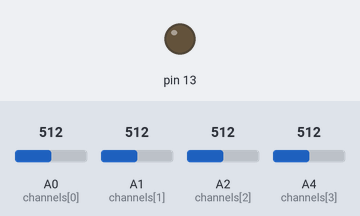
The sketch below on a simulated Arduino Leonardo, built with avr-gcc and run on an emulated ATmega32U4. Shown: output pins drawn as LEDs (lit = HIGH). The inputs (shaded band) are chosen by the test bench; at power-on: A0 (channels[0]) = 512, A1 (channels[1]) = 512, A2 (channels[2]) = 512, A4 (channels[3]) = 512. USB keyboard and mouse output is not drawn; what the sketch prints to the serial monitor is not drawn.

Above: at 12.0 s.
Timing chart, 0 to 13.5 s (numbered marks = the images above):
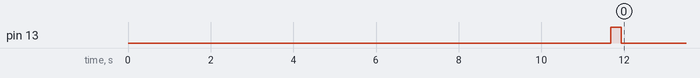

The sketch:

Mario_Kart_BB.ino
```cpp
#include <Keyboard.h>
// if this line is not commented out, print messages to serial monitor instead of sending key events
//#define DEBUG_MODE
// the number of samples for calibration and baseline
#define CALIBRATION_BIN_SIZE 2000 //Time period to run calibration for all channels
#define BASELINE_BIN_SIZE 100 //time period to get baseline voltage of all channels
// ms to wait between sample reads.
// sample rate is imprecise, will be slower if a key event is sent, and will
//   be a bit faster during calibration than during normal operation.
#define SAMPLE_PERIOD 1 //period between channel readings
// the number of bins of training data used to set the channel thresholds
//#define NUM_CALIBRATION_BINS 20
// the number of players
#define NUM_PLAYERS 4
#define NUM_CHANNELS 4
//number of history time points to use for moving average
#define HISTORY_ORDER 25
//threshold buffer (how much higher than the max relaxed EMG to set threshold as)
#define THRESH_BUFFER 10
// the names of the analog input channels, length must be at least NUM_CHANNELS
const uint8_t channels[] = {A0, A1, A2, A4};
// left / right / shoot
// length must be at least NUM_CHANNELS
//char keys[] = {'k', 'm', 'a' ,'z'};
char keys[] = {KEY_UP_ARROW, KEY_DOWN_ARROW, KEY_LEFT_ARROW ,KEY_RIGHT_ARROW}; //keys controlled by each player
// store thresholds used to define when a press happens
// high and low thresholds create hysteresis
uint8_t high_thresholds[NUM_CHANNELS];
uint8_t low_thresholds[NUM_CHANNELS];
//signal zero value
uint16_t zero_value[NUM_CHANNELS]; //calculated during baseline, finds the average voltage on each channel
// stores one bin of data in loop()
//uint8_t bin[NUM_CHANNELS] = {0};
//uint16_t bin[NUM_CHANNELS] = {0};
// stores previous state of the key for each channel
bool is_pressed[NUM_CHANNELS] = {0}; //tells you which keys are currently pressed
//const int n = 10;
//uint8_t history[n] = {0};
uint16_t history[NUM_CHANNELS][HISTORY_ORDER] = {0}; //array holding previous EMG values up to HISTORY_ORDER time points
uint16_t average_EMG[NUM_CHANNELS] = {0}; //the average_EMGs for each channel
void setup() {
  Keyboard.begin();
  Serial.begin(115200);
  pinMode(13, OUTPUT);
  setbaseline(); //get average voltage for each channel during relaxation and set as the baseline
  calibrate(); //
}
void loop() {
  update_history(average_EMG); //get reading of EMG channels
  // uncomment one of these 2 functions
  send_sustained_presses(); //using the EMG readings, decide which buttons should be pressed
  //send_press_and_release(bin);
  /*
    history[n] = map(analogRead(0), 0, 1023, 0, 255);
    Serial.println(history[n]);
  */
}
void send_sustained_presses() {
  /* if a channel rises above threshold, press corresponding key.
     if a channel falls below threshold, release corresponding key. */
  for (int c = 0; c < NUM_CHANNELS; c++) { //go through each channel
    if (average_EMG[c] > high_thresholds[c]) { //if the EMG at that channel is above the high threshold, press the button (if it's not already pressed)
      // above threshold
      if (!is_pressed[c]) { //check if button isn't pressed already
        // new press
        press(keys[c]); //press it
        is_pressed[c] = 1; //tell program that button is pressed now
        #ifdef DEBUG_MODE
        Serial.print("Channel Pressed: ");
        Serial.println(c);
        #endif
      }
    }
    else if (average_EMG[c] < high_thresholds[c]) { //if the EMG at that channel is below the low threshold, release the button (if it is pressed)
      // below threshold
      if (is_pressed[c]) { //if button is pressed
        // new release
        release(keys[c]); //release key
        is_pressed[c] = 0; //say the key is now released
        #ifdef DEBUG_MODE
        Serial.print("Channel Released: ");
        Serial.println(c);
        #endif
      }
    }
  }
    Serial.print(is_pressed[2]*40);
    Serial.print(" ");
    Serial.print(average_EMG[2]);
    Serial.print(" ");
    Serial.print(is_pressed[3]*40);
    Serial.print(" ");
    Serial.println(average_EMG[3]);
}
//void send_press_and_release(uint16_t* bin) {
//  /* if a channel is above threshold, press and immediately release
//     the corresponding key */
//  for (int c = 0; c < NUM_CHANNELS; c++) {
//    if (bin[c] > high_thresholds[c]) {
//      press_and_release(keys[c]);
//    }
//  }
//}
void press(char character) {
#ifdef DEBUG_MODE
  Serial.print("press ");
  Serial.println(character);
#else
  Keyboard.press(character);
#endif
}
void release(char character) {
#ifdef DEBUG_MODE
  Serial.print("release ");
  Serial.println(character);
#else
  Keyboard.release(character);
#endif
}
//void get_bin(uint8_t* values){
void get_average(uint16_t* values) {
  /* Fill up the array with one value per channel.
     Each value is the mean of BIN_SIZE samples, and is in range 0-255.  */
  for (int t = 0; t < BASELINE_BIN_SIZE; t++) {
    for (int c = 0; c < NUM_CHANNELS; c++) {
      //values[c] += map(analogRead(channels[c]), 0, 1023, 0, 255);
      //      int current_value = abs(analogRead(channels[c]) - 512);
      //      values[c] += map(current_value, 0, 1023, 0, 255);
      int current_value = analogRead(channels[c]);
      values[c] += current_value;
      //delay(0.1);
    }
    delay(SAMPLE_PERIOD);
  }
  for (int c = 0; c < NUM_CHANNELS; c++) {
    values[c] /= BASELINE_BIN_SIZE;
  }
}
void get_reading(uint16_t values[NUM_CHANNELS][CALIBRATION_BIN_SIZE]) {
  for (int t = 0; t < CALIBRATION_BIN_SIZE; t++) {
    update_history(average_EMG);
    for (int c = 0; c < NUM_CHANNELS; c++) {
      uint16_t current_value = average_EMG[c];
      values[c][t] = current_value;
      //delay(0.1);
    }
    delay(SAMPLE_PERIOD);
  }
}
void update_history(uint16_t* average) {
  int current_value; //absolute EMG voltage

  for (int j = 0; j < NUM_CHANNELS; j++) { //go through each channel
    for (int i = 1; i < HISTORY_ORDER; i++) { //go through each of your history time points
      history[j][i - 1] = history[j][i]; //shift all your columns in your history buffer over 1
    }
    int32_t temp_reading = analogRead(channels[j]) - zero_value[j]; //reads EMG voltage for this time point and for this channel, subtract the baseline out of the voltage
    current_value = abs(temp_reading); //take absolute value
    history[j][HISTORY_ORDER - 1] = current_value; //save it to your history buffer array
    for (int i = 0; i < HISTORY_ORDER; i++) { //find average of all history time points (moving average filter)
      average[j] += history[j][i]; //sum all time points
    }
    average[j] = average[j] / HISTORY_ORDER; //divide by total number of time points
    delay(SAMPLE_PERIOD); //wait until next sampling time
  }
}
void calibrate() {
  // get calibration data
  uint16_t calibration_data[NUM_CHANNELS][CALIBRATION_BIN_SIZE] = {0}; //initialize array of all voltages of all channels during calbration
  get_reading(calibration_data); //read CALIBRATION_BIN_SIZE samples and save into array
#ifdef DEBUG_MODE
  Serial.println("calibration will start");  //xiaoxiao
#endif
  // compute the threshold for each channel
  uint16_t max_EMG[NUM_CHANNELS]; //array to hold maximum EMG voltage for each channel
  for (int c = 0; c < NUM_CHANNELS; c++) {
    // find the max EMG during calibration (relaxation)
    max_EMG[c] = 0; //initial "maxium" EMG voltage (initialize with 0)
#ifdef DEBUG_MODE
    Serial.print("calibration channel# = ");
    Serial.println(c);
#endif
    for (int n = 0; n < CALIBRATION_BIN_SIZE; n++) { //go through each time point
      if (calibration_data[c][n] > max_EMG[c]) { //if the time point is larger than your current maximum, it becomes your new maximum
        max_EMG[c] = calibration_data[c][n];
      }
    }
    // set channel threshold to BUFFER more than the max relaxation reading
    low_thresholds[c] = max_EMG[c]; //threshold for releasing button (EMG falls below these values)
    high_thresholds[c] = max_EMG[c] + THRESH_BUFFER; //threshold for pressing button (EMG increases above these values)
#ifdef DEBUG_MODE
    Serial.print("max_EMG = ");
    Serial.println(max_EMG[c]);
    Serial.print("low threshold = ");
    Serial.println(low_thresholds[c]);
    Serial.print("high threshold = ");
    Serial.println(high_thresholds[c]);
#endif
  }
#ifdef DEBUG_MODE
  Serial.println("calibration will stop");  //xiaoxiao
#endif
  //Flash LED on board to show that calibration is done
  digitalWrite(13, HIGH);
  delay(250);
  digitalWrite(13, LOW);
}
void setbaseline() {
  uint16_t baseline_data[NUM_CHANNELS] = {0}; //initialize array

  get_average(baseline_data); //get reading of BASELINE_BIN_SIZE samples and calculate average
  for (int j = 0; j < NUM_CHANNELS; j++) {
    zero_value[j] = baseline_data[j]; //save baseline voltages to the zero_value global variable
  }
}
//
```
